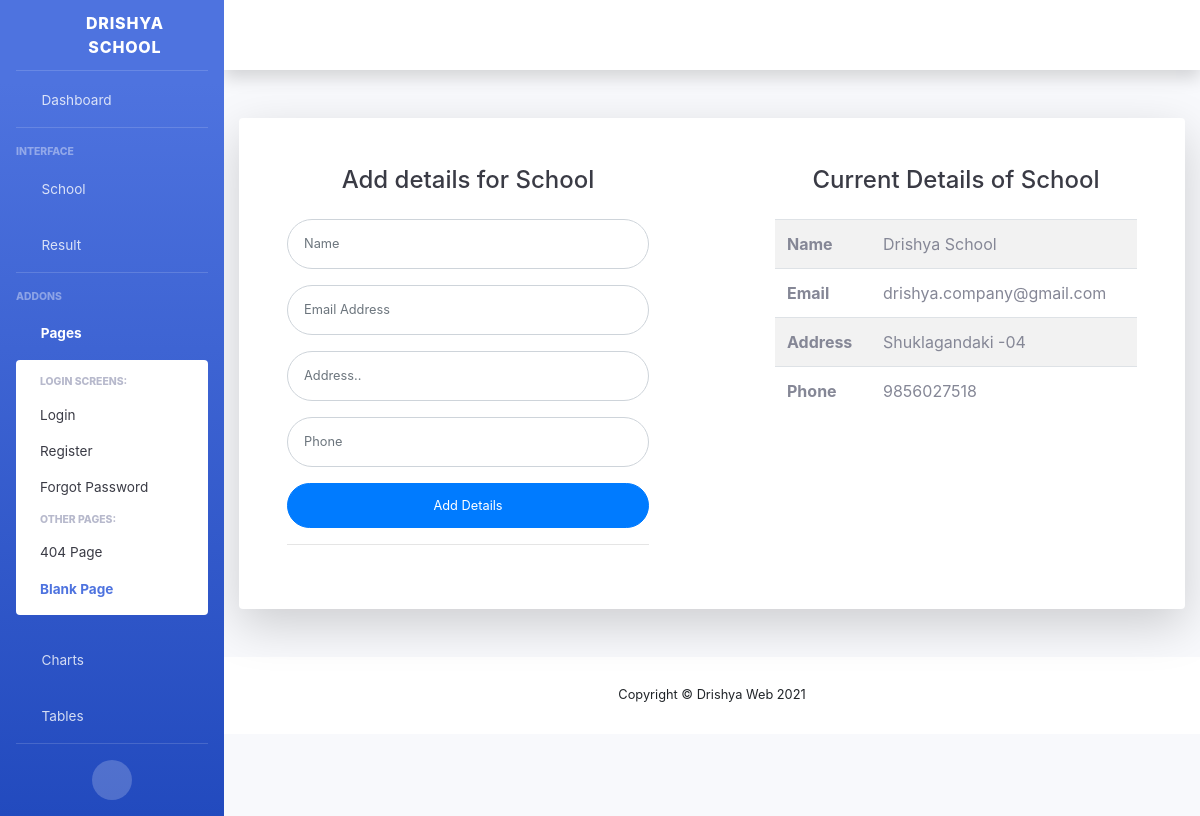
The app's page /school-info with its own data.
### school/models.py (models this page shows, shortened)
class school_info(models.Model):
    name = models.CharField(max_length=254)
    address = models.CharField( max_length=254)
    phone = models.CharField(max_length=14)
    email = models.CharField(max_length=254)

### dashboard/views.py (the view, shortened to what this page needs)
# urls.py: path('school-info', views.school_info, name="school-info"),
def school_info(request):
    detail = SI.objects.order_by('-id')[0]
    context ={
        'detail' : detail,
    }
    return render(request , 'dashboard/school-details.html' , context)

### dashboard/templates/dashboard/school-details.html (shortened to what this page needs)
{% include "dashboard/header.html" %}
<div class="container">
    <div class="card o-hidden border-0 shadow-lg my-5">
        <div class="card-body p-0">
            <div class="row d-flex justify-content-center">
                <div class="col-md-6">
                    <div class="p-5">
                        <div class="text-center">
                            <h1 class="h4 text-gray-900 mb-4">Add details for School</h1>
                        </div>
                        <form class="user" method="POST" action=''>
                            <div class="form-group row">
                                <div class="col-sm-12">
                                    <input type="text" class="form-control form-control-user" id="Name"
                                        placeholder="Name" name="name">
                                </div>
                            </div>
                            <div class="form-group">
                                <input type="email" class="form-control form-control-user" id="Email"
                                    placeholder="Email Address" name="email">
                            </div>
                             <div class="form-group row">
                                <div class="col-sm-12">
                                    <input type="text" class="form-control form-control-user"
                                        placeholder="Address.." name="address">
                                </div>
                            </div>
                            <div class="form-group row">
                                <div class="col-sm-12 mb-3 mb-sm-0">
                                    <input type="text" class="form-control form-control-user"
                                        id="exampleInputPassword" placeholder="Phone" name="phone">
                                </div>
                            </div>
                            <button type="submit" class="btn btn-primary btn-user btn-block">
                                Add Details</button>
                            <hr>
                        </form>
                    </div>
                </div>
                <div class="col-md-6">
                    <div class="p-5">
                        <div class="text-center">
                            <h1 class="h4 text-gray-900 mb-4">Current Details of School</h1>
                        </div>
                    <table class="table table-borderd table-striped p-5">
                        <tbody>
                            <tr>
                                <th>Name</th>
                                <td>{{detail.name}}</td>
                            </tr>
                            <tr>
                                <th>Email</th>
                                <td>{{detail.email}}</td>
                            </tr>
                            <tr>
                                <th>Address</th>
                                <td>{{detail.address}}</td>
                            </tr>
                            <tr>
                                <th>Phone</th>
                                <td>{{detail.phone}}</td>
                            </tr>
                        </tbody>
                    </table>
                </div>
                </div>
            </div>
        </div>
    </div>
</div>
{% include "dashboard/footer.html" %}

### records on screen
school_info: name "Drishya School", email "drishya.company@gmail.com", address "Shuklagandaki -04", phone "9856027518"
